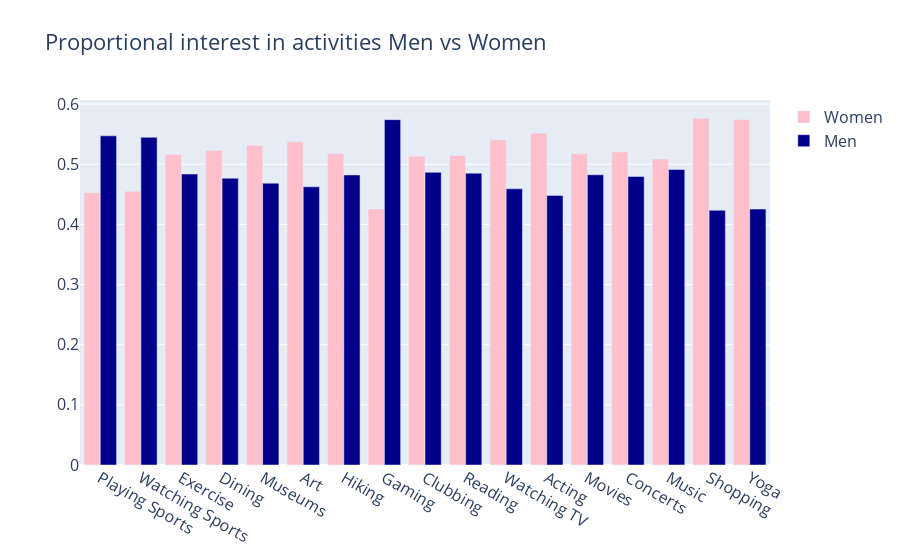

The code cell stored with this chart in its notebook:
### Code cell
trace1 = go.Bar(
    x=activities_interested,
    y=activities.iloc[0],
    name='Women',
    #orientation = 'h',
    marker=dict(
        color='pink'
    )
)
trace2 = go.Bar(
    x=activities_interested,
    y=activities.iloc[1],
    name='Men',
    #orientation = 'h',
    marker=dict(
        color='darkblue'
    )
)

data3 = [trace1, trace2]
layout = go.Layout(
    title='Proportional interest in activities Men vs Women',
    font=dict(
        size=16
    ),
    # barmode = 'stack',
    legend=dict(
        font=dict(
            size=16
        )
    )
)
fig = go.Figure(data=data3, layout=layout)
py.iplot(fig, filename='barchart')

### Figure 1 — Plotly figure (JSON) as saved in the notebook; plotly's stock layout.template omitted (floating-point values rounded to 4 significant figures)
{"data": [{"marker": {"color": "pink"}, "name": "Women", "x": ["Playing Sports", "Watching Sports", "Exercise", "Dining", "Museums", "Art", "Hiking", "Gaming", "Clubbing", "Reading", "Watching TV", "Acting", "Movies", "Concerts", "Music", "Shopping", "Yoga"], "y": [0.4526, 0.4551, 0.5163, 0.5232, 0.5315, 0.5374, 0.5178, 0.4258, 0.5133, 0.5148, 0.5408, 0.5517, 0.5175, 0.5203, 0.5088, 0.5765, 0.5745], "type": "bar"}, {"marker": {"color": "darkblue"}, "name": "Men", "x": ["Playing Sports", "Watching Sports", "Exercise", "Dining", "Museums", "Art", "Hiking", "Gaming", "Clubbing", "Reading", "Watching TV", "Acting", "Movies", "Concerts", "Music", "Shopping", "Yoga"], "y": [0.5474, 0.5449, 0.4837, 0.4768, 0.4685, 0.4626, 0.4822, 0.5742, 0.4867, 0.4852, 0.4592, 0.4483, 0.4825, 0.4797, 0.4912, 0.4235, 0.4255], "type": "bar"}], "layout": {"font": {"size": 16}, "legend": {"font": {"size": 16}}, "title": {"text": "Proportional interest in activities Men vs Women"}}}
